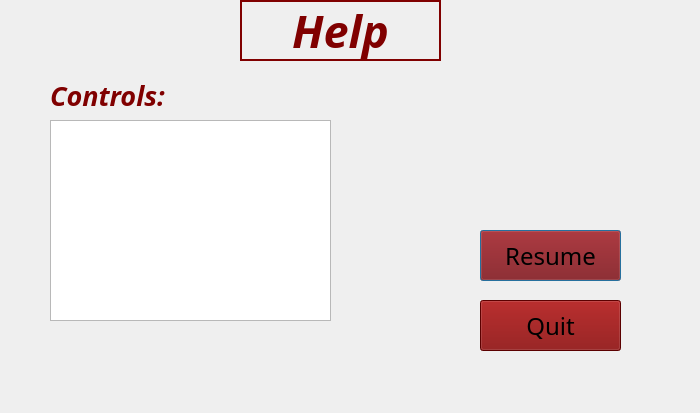
<?xml version="1.0" encoding="UTF-8"?>
<ui version="4.0">
 <class>ControlsWindow</class>
 <widget class="QDialog" name="ControlsWindow">
  <property name="geometry">
   <rect>
    <x>0</x>
    <y>0</y>
    <width>700</width>
    <height>413</height>
   </rect>
  </property>
  <property name="minimumSize">
   <size>
    <width>700</width>
    <height>413</height>
   </size>
  </property>
  <property name="maximumSize">
   <size>
    <width>700</width>
    <height>413</height>
   </size>
  </property>
  <property name="windowTitle">
   <string>Dialog</string>
  </property>
  <property name="whatsThis">
   <string>&lt;html&gt;&lt;head/&gt;&lt;body&gt;&lt;p&gt;The controls window shows game controls&lt;/p&gt;&lt;/body&gt;&lt;/html&gt;</string>
  </property>
  <property name="styleSheet">
   <string notr="true">QDialog {background-image: url(:/assets/assets/monster_background.jpg) }

QLabel{color:maroon}

QPushButton { color: black; background-color:maroon }</string>
  </property>
  <widget class="QTextBrowser" name="txtControls">
   <property name="geometry">
    <rect>
     <x>50</x>
     <y>120</y>
     <width>281</width>
     <height>201</height>
    </rect>
   </property>
   <property name="font">
    <font>
     <family>Showcard Gothic</family>
     <pointsize>10</pointsize>
     <italic>true</italic>
    </font>
   </property>
  </widget>
  <widget class="QLabel" name="lblObjectives">
   <property name="geometry">
    <rect>
     <x>50</x>
     <y>70</y>
     <width>171</width>
     <height>51</height>
    </rect>
   </property>
   <property name="font">
    <font>
     <family>Showcard Gothic</family>
     <pointsize>20</pointsize>
     <weight>75</weight>
     <italic>true</italic>
     <bold>true</bold>
    </font>
   </property>
   <property name="text">
    <string>Controls:</string>
   </property>
  </widget>
  <widget class="QLabel" name="lblTitle">
   <property name="geometry">
    <rect>
     <x>240</x>
     <y>0</y>
     <width>201</width>
     <height>61</height>
    </rect>
   </property>
   <property name="font">
    <font>
     <family>Showcard Gothic</family>
     <pointsize>34</pointsize>
     <weight>75</weight>
     <italic>true</italic>
     <bold>true</bold>
    </font>
   </property>
   <property name="frameShape">
    <enum>QFrame::Box</enum>
   </property>
   <property name="lineWidth">
    <number>2</number>
   </property>
   <property name="text">
    <string>Help</string>
   </property>
   <property name="alignment">
    <set>Qt::AlignCenter</set>
   </property>
  </widget>
  <widget class="QPushButton" name="btnResume">
   <property name="geometry">
    <rect>
     <x>480</x>
     <y>230</y>
     <width>141</width>
     <height>51</height>
    </rect>
   </property>
   <property name="font">
    <font>
     <family>Showcard Gothic</family>
     <pointsize>18</pointsize>
    </font>
   </property>
   <property name="text">
    <string>Resume</string>
   </property>
  </widget>
  <widget class="QPushButton" name="btnQuit">
   <property name="geometry">
    <rect>
     <x>480</x>
     <y>300</y>
     <width>141</width>
     <height>51</height>
    </rect>
   </property>
   <property name="font">
    <font>
     <family>Showcard Gothic</family>
     <pointsize>18</pointsize>
    </font>
   </property>
   <property name="text">
    <string>Quit</string>
   </property>
  </widget>
 </widget>
 <resources/>
 <connections/>
</ui>
